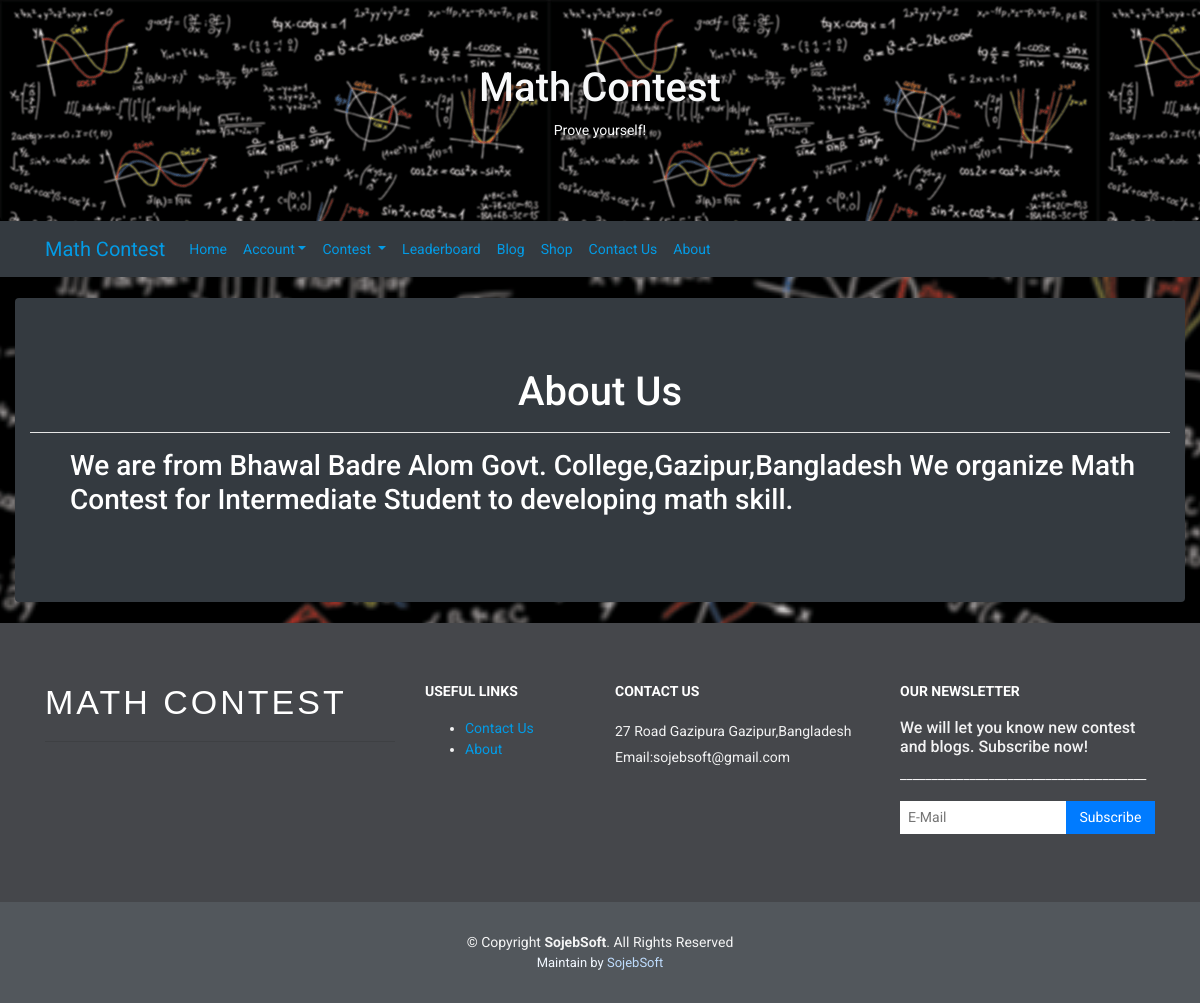
Page /about.php on the earlier database version.
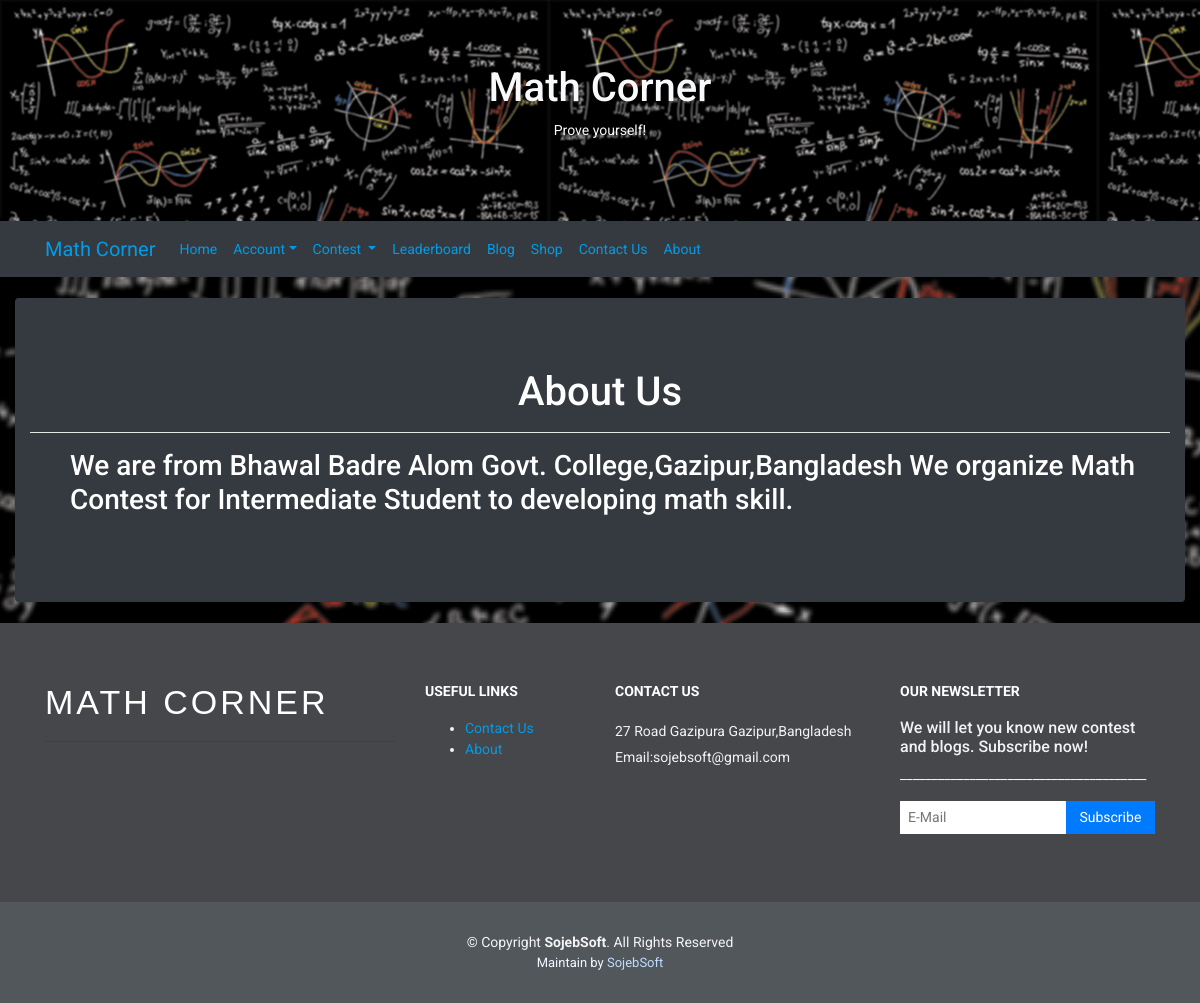
Same page on the later database version.
### tables this page shows
CREATE TABLE `web` (
  `id` int(11) NOT NULL,
  `web_title` varchar(200) NOT NULL,
  `web_slogan` varchar(200) NOT NULL,
  `web_modified` timestamp NOT NULL DEFAULT current_timestamp(),
  `about_us` text NOT NULL,
  `contact_us` text NOT NULL,
  `email` varchar(200) NOT NULL,
  `address` text DEFAULT NULL,
  `description` text DEFAULT NULL,
  `keywords` text DEFAULT NULL
);

### classes/Web.php (called while the page is built, shortened)
<?php
$db = new Database();
$format = new Format();
function web($value){
    global $db, $format;
    $value = $format->Stext($value);
    $sql = "SELECT * FROM web";
    $exe = $db->select($sql);
    if($exe){
        $exeFetch = $exe->fetch_assoc();
        return $exeFetch[$value];
    }else{
        return "Something went wrong :(";
    }
}
?>

### helpers/Format.php (called while the page is built, shortened)
<?php
class Format{
    public function Stext($string, $allow = null){
        if($allow == null){
            $this->conn =mysqli_connect(DB_HOST,DB_USER,DB_PASS,DB_NAME);
            $text = $this->conn->real_escape_string(htmlspecialchars(strip_tags($string)));
        }else{
            $this->conn =mysqli_connect(DB_HOST,DB_USER,DB_PASS,DB_NAME);
            $text = $this->conn->real_escape_string(strip_tags($string, $allow));
        }
        return $text;
    }
}
?>

### lib/Database.php (called while the page is built, shortened)
<?php
Class Database{
 public $host   = DB_HOST;
 public $user   = DB_USER;
 public $pass   = DB_PASS;
 public $dbname = DB_NAME;
 public $link;
  private function connectDB(){
    $this->link = new mysqli($this->host, $this->user, $this->pass,$this->dbname);
  }
  public function select($query){
    $result = $this->link->query($query) or die($this->link->error.__LINE__);
    if($result->num_rows > 0){
      return $result;
    } else {
      return false;
    }
  }
}

### about.php (the view, shortened to what the changed rows need)
<?php include "inc/header.php"; ?>
<?php
$db = new Database();
$format = new Format();
$sql     = "SELECT * FROM web";
$aboutus = $db->select($sql);
if($aboutus){
  $info      = $aboutus->fetch_assoc();
  $aboutInfo = $format->Stext($info['about_us']);
}
?>
<div class="container-fluid">
  <div id="section1" class="container-fluid bg-dark text-white rounded" style="padding-top:70px;padding-bottom:70px">
  <center><h1>About Us</h1></center>
  <ul>
  <h3><?php echo $aboutInfo; ?></h3>
  </ul>
</div>
</div>
<?php include "inc/footer.php"; ?>

### inc/header.php (shortened to what the changed rows need)
<?php
include 'lib/Database.php';
include 'helpers/Format.php';
include './classes/Web.php';
 ?>
<!DOCTYPE html>
<html lang="en">
<head>
  <link rel="stylesheet" href="<?php echo BASE;?>css/bootstrap.min.css">
  <link rel="stylesheet" href="<?php echo BASE;?>css/footer.css">
  <link rel="stylesheet" href="<?php echo BASE;?>css/login.css">
  <link rel="stylesheet" href="<?php echo BASE;?>css/material/material.css">
</head>
<body class="m-parallax">
<?php
if(!(basename($_SERVER['PHP_SELF']) == "instructor-panel.php" || basename($_SERVER['PHP_SELF']) == "edit-panel.php"))
{
  ?>
<div class="jumbotron text-center bg-white text-black" style="margin-bottom:0; background: url(<?php echo BASE;?>images/cover/wallpaper.png);">
  <h1 class="text-light"><?php echo web("web_title");?></h1>
  <p class="text-light"><?php echo web('web_slogan'); ?></p>
</div>
<?php
}
?>
<nav class="navbar ftco_navbar navbar-expand-lg bg-dark navbar-info sticky-top">
<div class="container">
  <a class="navbar-brand" href="index.php"><?php echo web("web_title");?></a>
<div class="collapse navbar-collapse" id="ftco-nav">
  <ul class="navbar-nav">
  </ul>
    </div>
  </div>
</nav>
<br>

### inc/footer.php (shortened to what the changed rows need)
<?php
$db = new Database();
$format = new Format();
$sql     = "SELECT * FROM web";
$aboutus = $db->select($sql);
if($aboutus){
  $info        = $aboutus->fetch_assoc();
  $contactInfo = $format->Stext($info['contact_us'],"<br>");
}
?>
<br>
<footer id="footer">
  <div class="footer-top">
    <div class="container">
      <div class="row">
        <div class="col-lg-4 col-md-6 footer-info">
          <h3><?php echo web("web_title");?></h3>
          <hr>
        </div>
        <div class="col-lg-3 col-md-6 footer-contact">
          <h4>Contact Us</h4>
          <p>
            <?php echo $contactInfo; ?>
          </p>
        </div>
      </div>
    </div>
  </div>
</footer>
</body>
</html>

Differences in the rows shown:
changed web "Prove yourself!": web_title "Math Contest" → "Math Corner"; web_title "MATH CONTEST" → "MATH CORNER"
